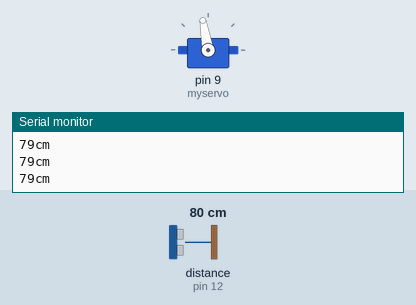
Recording of a sketch running on a simulated Arduino Uno, built with avr-gcc and run on an emulated ATmega328P. On the bench: servo, the last lines printed to the serial monitor. Wiring (inferred from the names in the program): ultrasonic range finder: trigger pin 11; echo pin 12. The test bench sets the inputs (shaded band); at power-on: distance to the obstacle (sensor on pin 12) 80 cm. The echo pulse lasts 58.3 µs per cm.

Above: at 4.29 s.
4.3 s: distance to the obstacle (sensor on pin 12) set to 120 cm
At 6.02 s:
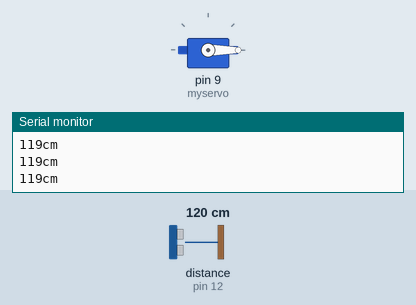
7.3 s: distance to the obstacle (sensor on pin 12) set to 2 cm
At 8.94 s:
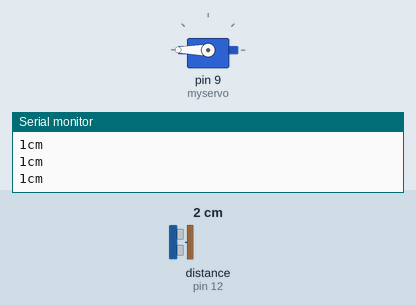
Timing chart, 0 to 16.3 s (numbered marks = the images above; inputs shaded):
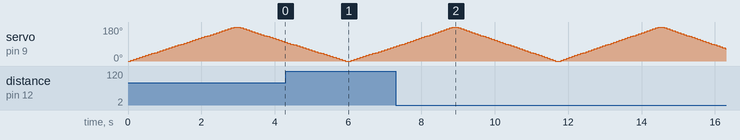

The sketch:

sonarservouart.ino
```cpp
#include <Servo.h>
Servo myservo;
int trigPin = 11;    //Trig - green Jumper
int echoPin = 12;    //Echo - yellow Jumper
long duration, cm;

void setup()
{
  //Serial Port begin
  Serial.begin(9600);
  //Define inputs and outputs
  pinMode(trigPin, OUTPUT);
  pinMode(echoPin, INPUT);
  myservo.attach(9);
}

void loop()
{
  for(int pos = 0; pos <= 180; pos += 5)  // goes from 0 degrees to 180 degrees in steps of 5 degrees
  {
    myservo.write(pos);
    delay(25);
    digitalWrite(trigPin, LOW);
    delayMicroseconds(5);
    digitalWrite(trigPin, HIGH);
    delayMicroseconds(10);
    digitalWrite(trigPin, LOW);
    pinMode(echoPin, INPUT);
    duration = pulseIn(echoPin, HIGH);
    cm = (duration/2) / 29.1;
    Serial.print(cm);
    Serial.print("cm");
    Serial.println('\n');
    delay(50);
  }

  for(int pos = 180; pos>=0; pos-=5)     // goes from 180 degrees to 0 degrees in steps of 5 degrees
  {
    myservo.write(pos);
    delay(25);
    digitalWrite(trigPin, LOW);
    delayMicroseconds(5);
    digitalWrite(trigPin, HIGH);
    delayMicroseconds(10);
    digitalWrite(trigPin, LOW);
    pinMode(echoPin, INPUT);
    duration = pulseIn(echoPin, HIGH);
    cm = (duration/2) / 29.1;
    Serial.print(cm);
    Serial.print("cm");
    Serial.println('\n');
    delay(50);
  }
}
```
